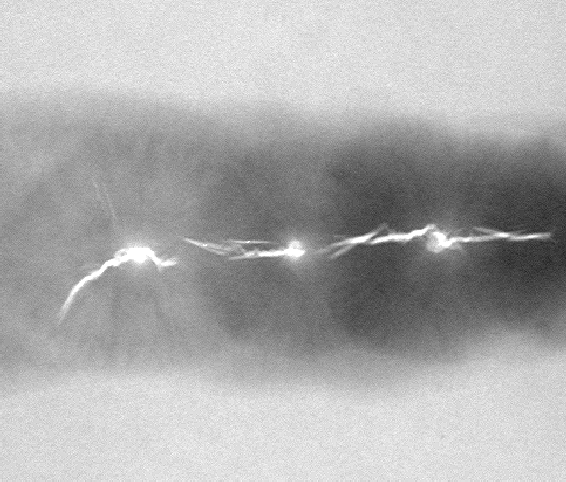
#> input picture oving3/images/defective_weld.tif, 566 x 482 px
$ python 1a.py   (older library calls are emulated)
#> lines starting #> are read from the running program, lines starting #| are printed output that depends on the picture; after the words box and inside, x2 and y2 are one past the last pixel; in counts of white or black regions, pixels touching at a corner belong together; long printed decimals are rounded
import numpy as np
from scipy import misc
import matplotlib.pyplot as plt
import math


def read_img(path):
#> called with path = 'images/defective_weld.tif'
    image = misc.imread(path)
#> image is the input picture: shape (482, 566); min 33, max 255, mean 173.4
    return image


def threshold_alg(img, t_init, dT):
    # t_init = initial threshold, dT = delta T
    t_previous = 0
    t = t_init
    s1 = []  # set of pixels where X > T
    s2 = []  # set of pixels where X <= T
    a = img.shape[0]
    b = img.shape[1]
    m1 = 0  # Mean of s1
    m2 = 0  # Mean of s2

    while (math.fabs(t - t_previous) > dT):
        for x in range(a):
            for y in range(b):
                if (img[x, y] > t):
                    s1.append(img[x, y])
                else:
                    s2.append(img[x, y])
        temp1 = 0
        for element in s1:
            temp1 += element
        m1 = temp1 / len(s1)

        temp2 = 0
        for element in s2:
            temp2 += element
        m2 = temp2 / len(s2)

        t_previous = t
        t = (m1 + m2) / 2

    return t


def avg_gsi(img):  # greyscale intensity
    a = img.shape[0]
#> a = 482
    b = img.shape[1]
#> b = 566

    avg = 0

    for x in range(a):
        for y in range(b):
            avg += img[x, y]
#> after the loop, avg = 47295393

    return avg / (a * b)


def segmentation(image, threshold):
    return np.where(image > threshold, [1], [0])


image = read_img('images/defective_weld.tif')
image = image.astype(np.float32)
average_intensity = avg_gsi(image)
#> average_intensity = 173.4

print("Average greyscale intensity in image: ", average_intensity)
#| Average greyscale intensity in image:  173.363
t_init = average_intensity
#> t_init = 173.4
dT = 0.5
threshold = threshold_alg(image, t_init, dT)
#> the loop in threshold_alg, `while (math.fabs(t - t_previous) > dT):` made 3 passes
#> (m1, m2, t_previous, t) on passes 1 to 3: (213.8, 128.1, 173.4, 170.9), (213.2, 127.4, 170.9, 170.3), (213.1, 127.1, 170.3, 170.1)
#> after the loop in threshold_alg, `while (math.fabs(t - t_previous) > dT):`: s1 = 440231 items; s2 = 378205 items
#> threshold = 170.1
print("Determined threshold with values t_init =", t_init, ", dT =", dT, ":", threshold)
#| Determined threshold with values t_init = 173.363 , dT = 0.5 : 170.106


segmented_image = segmentation(image, threshold)
#> in segmentation, `return np.where(image > threshold, [1], [0])`:
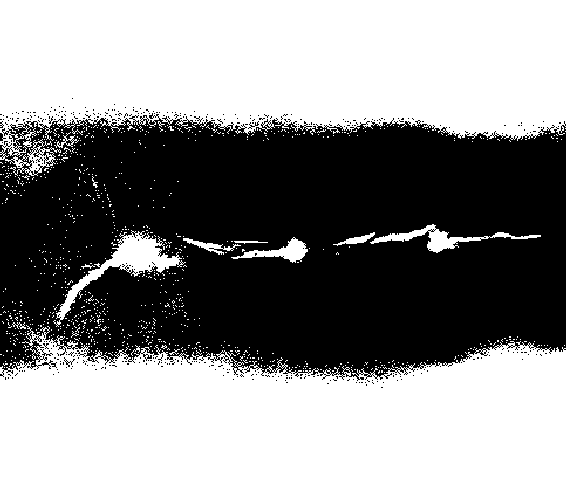
#> returned value: shape (482, 566) int64; values 0 (black) and 1 (white), 54.3% white; 389 black regions (385 under 20 px), largest, box (x1, y1, x2, y2) and area: (0, 113, 566, 381) 123896, (64, 357, 75, 367) 26, (0, 133, 6, 141) 25, (248, 121, 259, 129) 24

plt.imshow(segmented_image, cmap="gray")
misc.imsave("images/segmentation with threshold.png", segmented_image)
plt.show()
